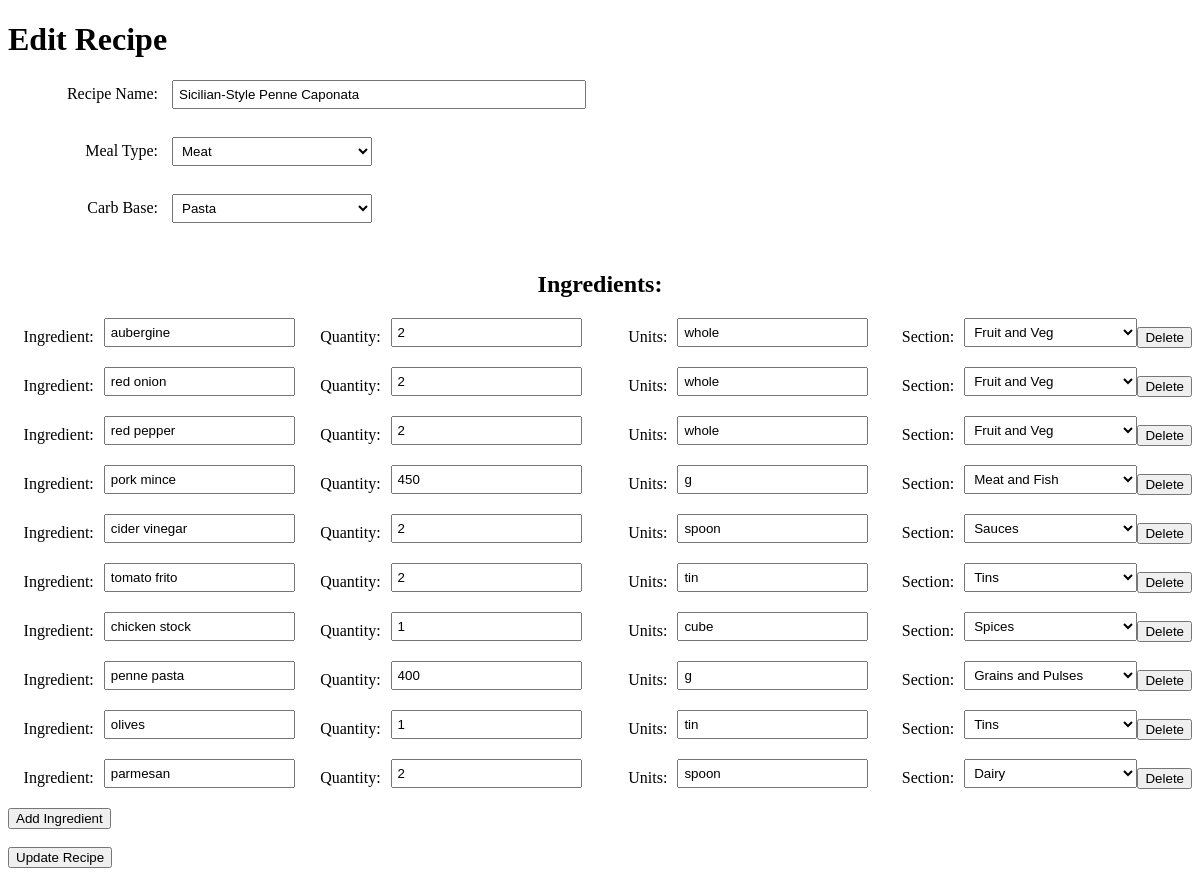
Page /edit_recipe/5 on the committed database.
### db_models.py (models this page shows)
class Recipe(db.Model):
    __tablename__ = 'recipes'
    id = db.Column(db.Integer, primary_key=True, autoincrement=True)
    name = db.Column(db.String(255), nullable=False)
    category1 = db.Column(db.String(255), nullable=False)
    category2 = db.Column(db.String(255), nullable=False)

class RecipeItem(db.Model):
    __tablename__ = 'recipe_items'
    id = db.Column(db.Integer, primary_key=True, autoincrement=True)
    recipe_id = db.Column(db.Integer, db.ForeignKey('recipes.id'), nullable=False)
    item_id = db.Column(db.Integer, db.ForeignKey('items.id'), nullable=False)
    quantity = db.Column(db.Integer, nullable=False)
    recipe = db.relationship('Recipe', backref=db.backref('recipe_items', lazy=True))
    item = db.relationship('Item', backref=db.backref('recipe_items', lazy=True))

class Item(db.Model):
    __tablename__ = 'items'
    id = db.Column(db.Integer, primary_key=True, autoincrement=True)
    name = db.Column(db.String(255), nullable=False)
    unit = db.Column(db.String(255), nullable=False)
    shop_section = db.Column(db.String(255), nullable=False)

### app.py (the view, shortened to what this page needs)
@app.route('/edit_recipe/<int:id>', methods=['GET', 'POST'])
def edit_recipe(id):
    recipe = Recipe.query.get_or_404(id)
    previous_ingredients = db.session.query(Item.name, RecipeItem.quantity, Item.unit, Item.shop_section, Item.id)\
        .join(RecipeItem, Item.id == RecipeItem.item_id)\
        .filter(RecipeItem.recipe_id == id)\
        .all()
    return render_template('edit_recipe.html', ingredients = previous_ingredients, recipe = recipe.name,
                           category1 = recipe.category1, category2 = recipe.category2)

### templates/edit_recipe.html (shortened to what this page needs)
<!DOCTYPE html>
<html>
  <head>
    <link rel="stylesheet" href="{{ url_for('static', filename='add_style.css') }}">
  </head>
  <body>
    <h1>Edit Recipe</h1>
    <form method="POST">
      <label for="name">Recipe Name:</label>
      <input type="text" name="name" value="{{ recipe }}" required><br><br>
      <label for="category1">Meal Type:</label>
      <select name="category1" required>
        <option value="Meat" {% if category1 == 'Meat' %}selected{% endif %}>Meat</option>
      </select><br><br>
      <label for="category2">Carb Base:</label>
      <select name="category2" required>
        <option value="Pasta" {% if category2 == 'Pasta' %}selected{% endif %}>Pasta</option>
      </select><br><br>
      <h2>Ingredients:</h2>
      <div id="ingredients">
        {% for item in ingredients %}
        <div>
          <label for="ingredient">Ingredient:</label>
          <input type="text" name="ingredients[]" value="{{ item[0] }}" required>
          <label for="quantity">Quantity:</label>
          <input type="text" name="quantities[]" value="{{ item[1] }}" required>
          <label for="units">Units:</label>
          <input type="text" name="units[]" value="{{ item[2] }}" required>
          <label for="section">Section:</label>
          <select name="shop_sections[]">
            <option value="Fruit and Veg" {% if item[3] == 'Fruit and Veg' %}selected{% endif %}>Fruit and Veg</option>
            <option value="Meat and Fish" {% if item[3] == 'Meat and Fish' %}selected{% endif %}>Meat and Fish</option>
            <option value="Dairy" {% if item[3] == 'Dairy' %}selected{% endif %}>Dairy</option>
            <option value="Sauces" {% if item[3] == 'Sauces' %}selected{% endif %}>Sauces</option>
            <option value="Tins" {% if item[3] == 'Tins' %}selected{% endif %}>Tins</option>
            <option value="Grains and Pulses" {% if item[3] == 'Grains and Pulses' %}selected{% endif %}>Grains and Pulses</option>
            <option value="Spices" {% if item[3] == 'Spices' %}selected{% endif %}>Spices</option>
          </select><br><br>
          <button type="button" onclick="removeIngredient(this)">Delete</button>
        </div>
        {% endfor %}
      </div>
      <button type="button" onclick="addIngredient()">Add Ingredient</button><br><br>
      <input type="submit" value="Update Recipe">
    </form>
  </body>
</html>

### static/add_style.css (style rules this page uses)
label { display: inline-block; width: 150px; text-align: right; margin-right: 10px; }
input[type="text"], select { width: 200px; padding: 5px; margin-bottom: 10px; }
input[name="name"] { width: 400px; }
h2 { clear: both; text-align: center; }
#ingredients div { display: flex; align-items: center; margin-bottom: 10px; }
#ingredients label { width: 100px; margin-right: 10px }

### rows in the picture
Recipe: name "Sicilian-Style Penne Caponata", category1 "Meat", category2 "Pasta"
RecipeItem: name "aubergine", quantity "2", unit "whole"
RecipeItem: name "red onion", quantity "2", unit "whole"
RecipeItem: name "red pepper", quantity "2", unit "whole"
RecipeItem: name "pork mince", quantity "450", unit "g"
RecipeItem: name "cider vinegar", quantity "2", unit "spoon"
RecipeItem: name "tomato frito", quantity "2", unit "tin"
RecipeItem: name "chicken stock", quantity "1", unit "cube"
RecipeItem: name "penne pasta", quantity "400", unit "g"
RecipeItem: name "olives", quantity "1", unit "tin"
RecipeItem: name "parmesan", quantity "2", unit "spoon"
